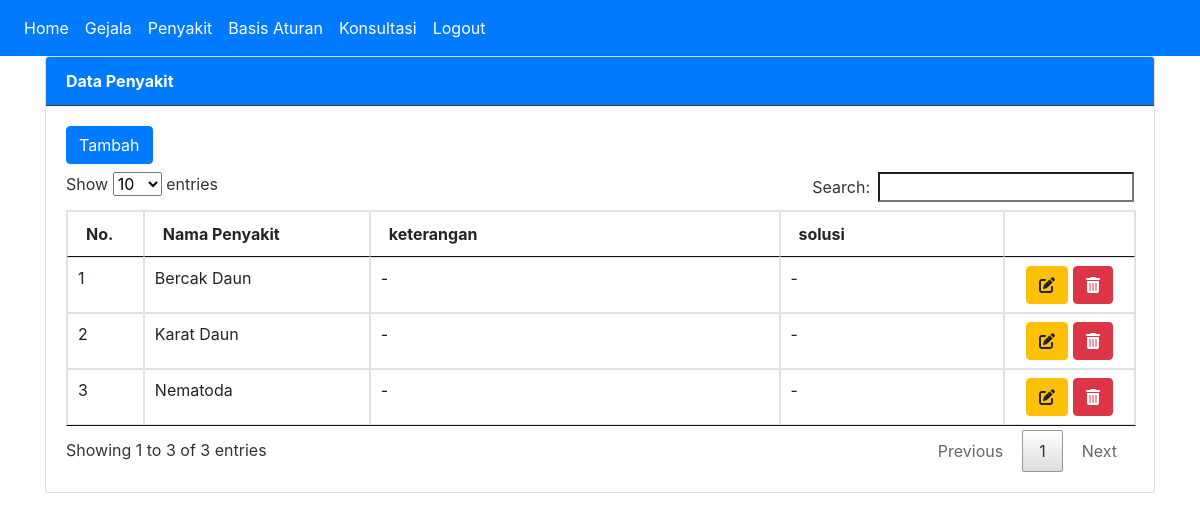
Page /?page=penyakit on the committed database.
### tables this page shows
CREATE TABLE IF NOT EXISTS `penyakit` (
  `idpenyakit` int NOT NULL AUTO_INCREMENT,
  `nmpenyakit` varchar(50) DEFAULT NULL,
  `keterangan` text,
  `solusi` text,
  PRIMARY KEY (`idpenyakit`) USING BTREE
);

### tampil_penyakit.php (the view, shortened to what this page needs)
<div class="card">
  <div class="card-header bg-primary text-white border-dark"><strong>Data Penyakit</strong></div>
  <div class="card-body">
<a class="btn btn-primary mb-2" href="?page=penyakit&action=tambah">Tambah</a>
<table class="table table-bordered" id="myTable">
    <thead>
      <tr>
        <th width="40px">No.</th>
        <th width="200px">Nama Penyakit</th>
        <th width="400px">keterangan</th>
        <th width="200px">solusi</th>
        <th width="100px"></th>
      </tr>
    </thead>
    <tbody>
    <?php
     $no = 1;
     $sql = "SELECT*FROM penyakit ORDER BY nmpenyakit ASC";
     $result = $conn->query($sql);
     while($row = $result->fetch_assoc()) {
    ?>
        <tr>
            <td><?php echo $no++; ?></td>
            <td><?php echo $row['nmpenyakit']; ?></td>
            <td><?php echo $row['keterangan']; ?></td>
            <td><?php echo $row['solusi']; ?></td>
            <td align="center">
                <a class="btn btn-warning" href="?page=penyakit&action=update&id=<?php echo $row['idpenyakit']; ?>">
                    <i class="fas fa-edit"></i>
                </a>
                    <a onclick="return confirm('Yakin menghapus data ini ?')" class="btn btn-danger" href="?page=penyakit&action=hapus&id=<?php echo $row['idpenyakit']; ?>">
                    <i class="fas fa-trash-alt"></i>
                </a>
        </td>
        </tr>
    <?php
     }
    ?>
    </tbody>
</table>
</div>
</div>

### rows in the picture
penyakit: nmpenyakit "Bercak Daun", keterangan "-", solusi "-"
penyakit: nmpenyakit "Karat Daun", keterangan "-", solusi "-"
penyakit: nmpenyakit "Nematoda", keterangan "-", solusi "-"
